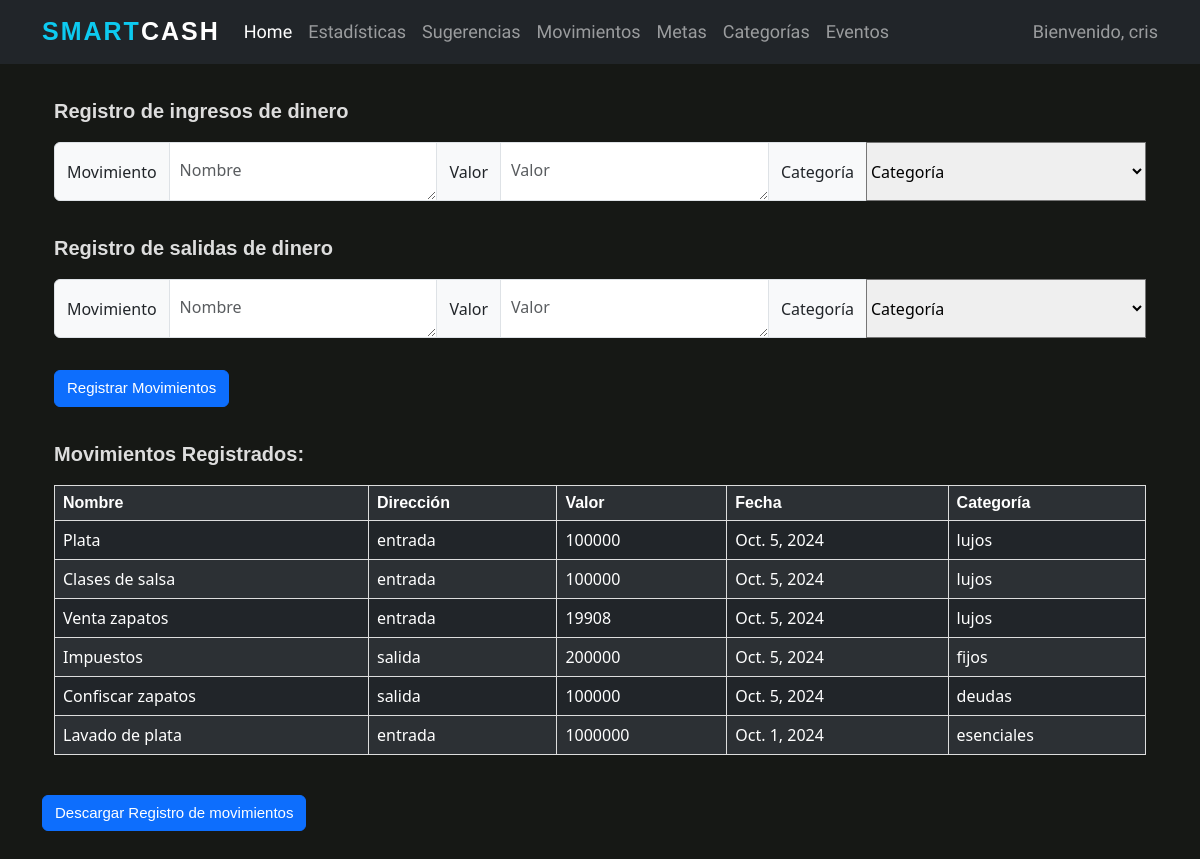
/movements/ (signed in), run on an earlier commit of the app's database.
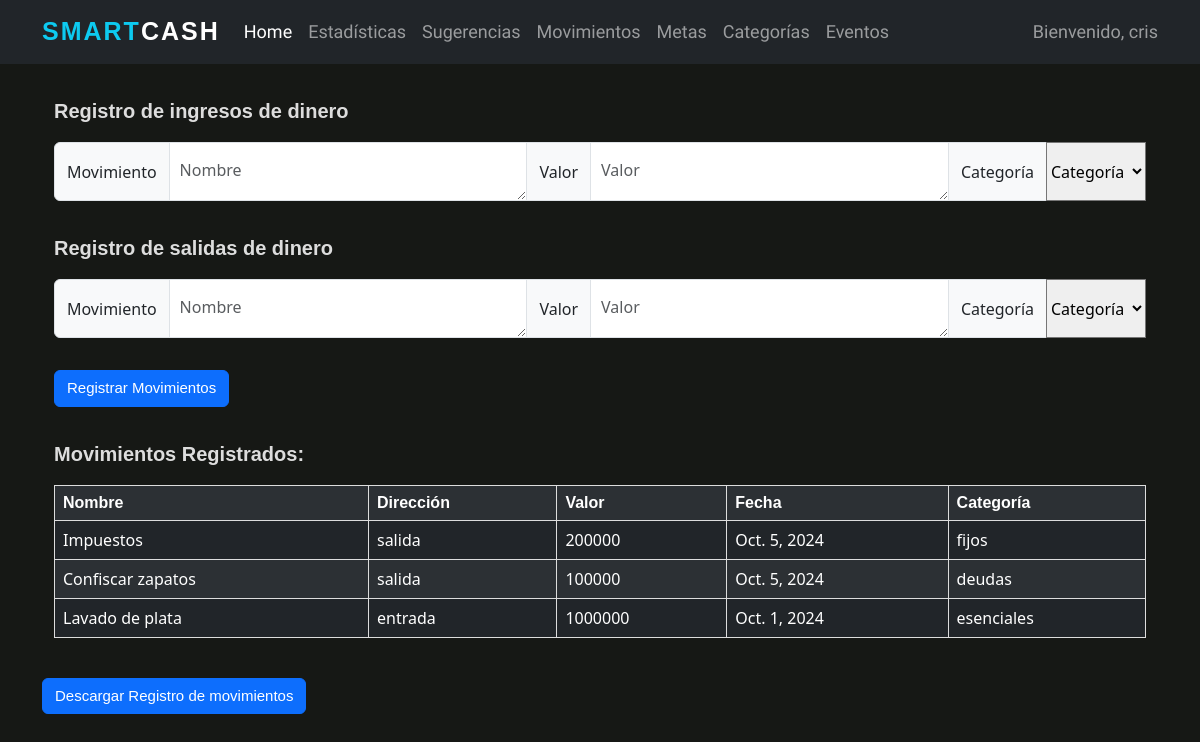
And on a later commit of the database.
### wallet/models.py (models this page shows, shortened)
class Movimiento(models.Model):
    nombre = models.CharField(max_length=100)
    direccion = models.CharField(max_length=10)
    valor = models.IntegerField()
    fecha = models.DateField()
    categoria = models.ForeignKey(Categoria, on_delete=models.CASCADE)

class Categoria(models.Model):
    nombre = models.CharField(max_length=50)
    usuario = models.ForeignKey(User, on_delete=models.CASCADE)

### wallet/views.py (the view)
# urls.py: path('movements/', wallet_views.movements, name='movements'),
def movements(request):
    connection.current_user = request.user
    movement_service = MovementService(request.user)
    average_income = request.GET.get('average_income')
    life_cost_average = request.GET.get('life_cost_average')
    month_income = request.GET.get('month_income')
    month_life_expenses = request.GET.get('month_life_expenses')
    month_expenses = request.GET.get('month_expenses')
    current_savings = request.GET.get('current_savings')
    income_name = request.GET.get('income_name')
    income_value = request.GET.get('income_value')
    income_category = request.GET.get('income_category')
    exit_name = request.GET.get('exit_name')
    exit_value = request.GET.get('exit_value')
    exit_category = request.GET.get('exit_category')
    incomes = f'{income_name}, {income_value}, {income_category}' if income_value and income_category and income_name else None
    exits = f'{exit_name}, {exit_value}, {exit_category}' if exit_category and exit_name and exit_value else None
    user_movements = movement_service.get_user_movements(incomes, exits)
    download_movements = request.GET.get('download_movements')
    if download_movements == '':
        return movement_service.generate_movements_csv(user_movements)
    user_categories = [category.nombre for category in connection.search_user_categories(request.user)]
    return render(request, 'registration/movements.html', {'average_income': average_income,
                                                           'life_cost_average': life_cost_average,
                                                           'month_income': month_income,
                                                           'month_life_expenses': month_life_expenses,
                                                           'month_expenses': month_expenses,
                                                           'current_savings': current_savings,
                                                           'movements': user_movements,
                                                           'user_categories': user_categories})

### wallet/connection.py (called while the page is built)
def search_user_movements(user):
    moves = Movimiento.objects.all().filter(categoria__usuario=user)
    return moves

def search_user_categories(user):
    user_categories = Categoria.objects.all().filter(usuario=user)
    return user_categories

### wallet/movements.py (called while the page is built)
def readIncomes(movements, user):
    if not movements:
        return
    movements = movements.split('.')
    connection.create_movement(movements, 'entrada', user)

def readExits(movements, user):
    if not movements:
        return
    movements = movements.split('.')
    connection.create_movement(movements, 'salida', user)

def read_movements(incomes, exits, user):
    readExits(exits, user)
    readIncomes(incomes, user)
    movements = connection.search_user_movements(user)
    return movements

### wallet/services.py (called while the page is built)
    def get_user_movements(self, incomes, exits):
        return mov.read_movements(incomes, exits, self.user)

### wallet/templates/registration/movements.html (shortened to what this page needs)
{% extends 'base.html' %}
{% load static %}
{% block content %}
<form action="">
    <br>
    <br>
    <br>
    <br>
    <div class="container">
        <p id="movimientos">Registro de ingresos de dinero</p>
        <div class="input-group mb-3">
            <span class="input-group-text mb-3">Movimiento</span>
            <textarea class="form-control mb-3" aria-label="With textarea" placeholder="Nombre"
                      name="income_name"></textarea>
            <span class="input-group-text mb-3">Valor</span>
            <textarea class="form-control mb-3" aria-label="With textarea"
                      placeholder="Valor" name="income_value"></textarea>
            <label class="input-group-text mb-3" for="inputGroupSelect01">Categoría</label>
            <select class="custom-select mb-3" id="inputGroupSelect01" name="income_category">
                <option selected>Categoría</option>
            </select>
        </div>
    </div>
    <div class="container">
        <p id="movimientos">Registro de salidas de dinero</p>
        <div class="input-group mb-3">
            <span class="input-group-text mb-3">Movimiento</span>
            <textarea class="form-control mb-3" aria-label="With textarea" placeholder="Nombre"
                      name="exit_name"></textarea>
            <span class="input-group-text mb-3">Valor</span>
            <textarea class="form-control mb-3" aria-label="With textarea"
                      placeholder="Valor" name="exit_value"></textarea>
            <label class="input-group-text mb-3" for="inputGroupSelect02">Categoría</label>
            <select class="custom-select mb-3" id="inputGroupSelect02" name="exit_category">
                <option selected>Categoría</option>
            </select>
        </div>
        <button type="submit" class="btn btn-primary mb-3"> Registrar Movimientos</button>
    </div>
</form>
<form action="">
    <div class="container">
        <p id="movimientos">Movimientos Registrados:</p>
        <table class="table table-striped table-dark">
            <tr>
                <th>Nombre</th>
                <th>Dirección</th>
                <th>Valor</th>
                <th>Fecha</th>
                <th>Categoría</th>
            </tr>
            {% for move in movements %}
            <tr>
                <td>{{ move.nombre }}</td>
                <td>{{ move.direccion }}</td>
                <td>{{ move.valor }}</td>
                <td>{{ move.fecha }}</td>
                <td>{{ move.categoria.nombre }}</td>
            </tr>
            {% endfor %}
        </table>
        <br>
    </div>
    <button type="submit" class="btn btn-primary mb-3" name="download_movements">Descargar Registro de movimientos</button>
</form>
{% endblock content %}

### smartcash/templates/base.html (shortened to what this page needs)
{% load static %}
<html lang="en">
<head>
    <link href="https://cdn.jsdelivr.net/npm/bootstrap@5.3.0-alpha1/dist/css/bootstrap.min.css" rel="stylesheet"
>
    <link rel="stylesheet" href="https://cdn.jsdelivr.net/npm/bootstrap-icons@1.7.2/font/bootstrap-icons.css">
    <link rel="stylesheet" type="text/css" href="{% static 'css/style.css' %}"/>
</head>
<body>
    <nav class="navbar navbar-expand-lg navbar-dark bg-dark fixed-top">
        <div class="container">
            <a href="{% url 'home' %}" class="navbar-brand"> <span class="text-info">Smart</span>Cash</a>
            <div class="collapse navbar-collapse" id="navbarText">
                <ul class="navbar-nav me-auto mb-2 mb-lg-0">
                    <li class="nav-item">
                        <a class="nav-link active" aria-current="page" href="{% url 'home' %}">Home</a>
                    </li>
                    <li class="nav-item">
                        <a class="nav-link" href="{% url 'statistics' %}">Estadísticas</a>
                    </li>
                    <li class="nav-item">
                        <a class="nav-link" href="{% url 'suggestions' %}">Sugerencias</a>
                    </li>
                    <li class="nav-item">
                        <a class="nav-link" href="{% url 'movements' %}">Movimientos</a>
                    </li>
                    <li class="nav-item">
                        <a class="nav-link" href="{% url 'goals' %}">Metas</a>
                    </li>
                    <li class="nav-item">
                        <a class="nav-link" href="{% url 'categoria_list' %}">Categorías</a>
                    </li>
                    <li class="nav-item">
                        <a class="nav-link" href="{% url 'events' %}">Eventos</a>
                    </li>
                </ul>
                <span id="bienvenida" class="navbar-text">
					Bienvenido, {{ user.username }}
				</span>
            </div>
        </div>
</nav>
<div class="container">
    {% block content %}
    {% endblock content %}
</div>
</body>
</html>

### static/css/style.css (style rules this page uses)
#bienvenida { font-family: 'Roboto Condensed', sans-serif; font-size: 18px; }
#movimientos { font-family:'Lucida Sans', 'Lucida Sans Regular', 'Lucida Grande', 'Lucida Sans Unicode', Geneva, Verdana, sans-serif; color: rgb(221, 221, 221); font-weight: bold; font-size: 20px; }
table { border-collapse: collapse; width: 100%; }
td, th { border: 1px solid #dddddd; text-align: left; padding: 8px; color: white; }
th { font-family:'Lucida Sans', 'Lucida Sans Regular', 'Lucida Grande', 'Lucida Sans Unicode', Geneva, Verdana, sans-serif; }
tr:nth-child(even) { background-color: #dddddd; }
.form-control { height: 59px; padding: 15px 10; box-sizing: border-box; }
.btn { font-family:'Lucida Sans', 'Lucida Sans Regular', 'Lucida Grande', 'Lucida Sans Unicode', Geneva, Verdana, sans-serif; font-size: 15px; }
p { font-family: 'Roboto Condensed', sans-serif; font-size: 17px; }
body { background: #161815; }
.navbar-nav a { font-family: 'Roboto Condensed', sans-serif; font-size: 18px; }
.navbar-dark .navbar-brand { font-family:'Franklin Gothic Medium', 'Arial Narrow', Arial, sans-serif; color: #fff; font-size: 25px; text-transform: uppercase; font-weight: bold; letter-spacing: 2px; }

What changed in the data, as far as the page shows it:
removed Movimiento: nombre "Plata", direccion "entrada", valor "100000", fecha "Oct. 5, 2024", categoria.nombre "lujos"
removed Movimiento: nombre "Clases de salsa", direccion "entrada", valor "100000", fecha "Oct. 5, 2024", categoria.nombre "lujos"
removed Movimiento: nombre "Venta zapatos", direccion "entrada", valor "19908", fecha "Oct. 5, 2024", categoria.nombre "lujos"
